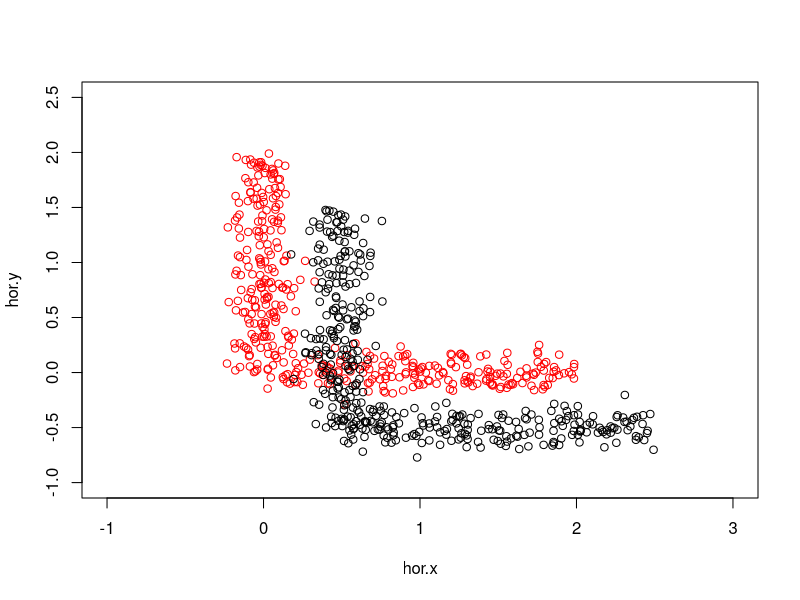

This figure's R source: (Note: this script raises an error after producing the figure.)
# L shaped data simulations (supplement figures)
#of non-orthogonal batch effect + small angle rotation

cx=0
cy=0
n=200

set.seed(0)
hor.x=runif(n, min = 0, max = 2)
hor.y=cy+rnorm(n, mean = 0, sd = 0.1)
hor<-cbind(hor.x,hor.y)


ver.x=cx+rnorm(n, mean = 0, sd = 0.1)
ver.y=runif(n, min = 0, max = 2)
ver<-cbind(ver.x,ver.y)
L1 <- rbind(hor,ver)

plot(L1,xlim=c(-1,3),ylim=c(-1,2.5),col="red")

hor.x=runif(n, min = 0, max = 2)
hor.y=cy+rnorm(n, mean = 0, sd = 0.1)
hor<-cbind(hor.x,hor.y)

ver.x=cx+rnorm(n, mean = 0, sd = 0.1)
ver.y=runif(n, min = 0, max = 2)
ver<-cbind(ver.x,ver.y)

#simulation of non-orth. batch vector
shift=matrix(rep(c(0.5,-0.5) ,each=2*n),nrow=2*n,ncol=2)
L2 <- rbind(hor,ver)+shift
#L2 <- L1+shift

points(L2)

Xmnn<-mnnCorrect(t(L1),t(L2),k=10, sigma=0.1, cos.norm=FALSE,svd.dim=0,k.clara = 0,withQC = FALSE,varCare=TRUE)
corre<-t(do.call(cbind,Xmnn$corrected))

par(mfrow=c(1,2),mar=c(6,6,4,2),cex.axis=1,cex.main=1,cex.lab=1)
plot(L1,xlim=c(-1.5,3),ylim=c(-1,2.5),col="red", main="Raw", xlab="x",ylab="y")
points(L2)
plot(corre[1:400,],col="red",main="MNN corrected",xlim=c(-1.5,3),ylim=c(-1,2.5), xlab="x",ylab="y")
points(corre[401:800,])
########Simulation of rotation
theta=20*pi/180
rotM=matrix(0,nrow=2,ncol=2)
rotM[1,]=c(cos(theta),-sin(theta))
rotM[2,]=c(sin(theta),cos(theta))

L2r=t(rotM%*% t(L1))
colnames(L2r)<-colnames(L2)
Xmnn<-mnnCorrect(t(L1),t(L2r),k=10, sigma=0.1, cos.norm=FALSE,svd.dim=0,k.clara = 0,withQC = FALSE,varCare=TRUE)
corre<-t(do.call(cbind,Xmnn$corrected))

par(mfrow=c(1,2),mar=c(6,6,4,2),cex.axis=1,cex.main=1,cex.lab=1)
plot(L1,xlim=c(-1.5,3),ylim=c(-1,2.5),col="red", main="Raw", xlab="x",ylab="y")
points(L2r)
plot(corre[1:400,],col="red",main="MNN corrected",xlim=c(-1.5,3),ylim=c(-1,2.5), xlab="x",ylab="y")
points(corre[401:800,])